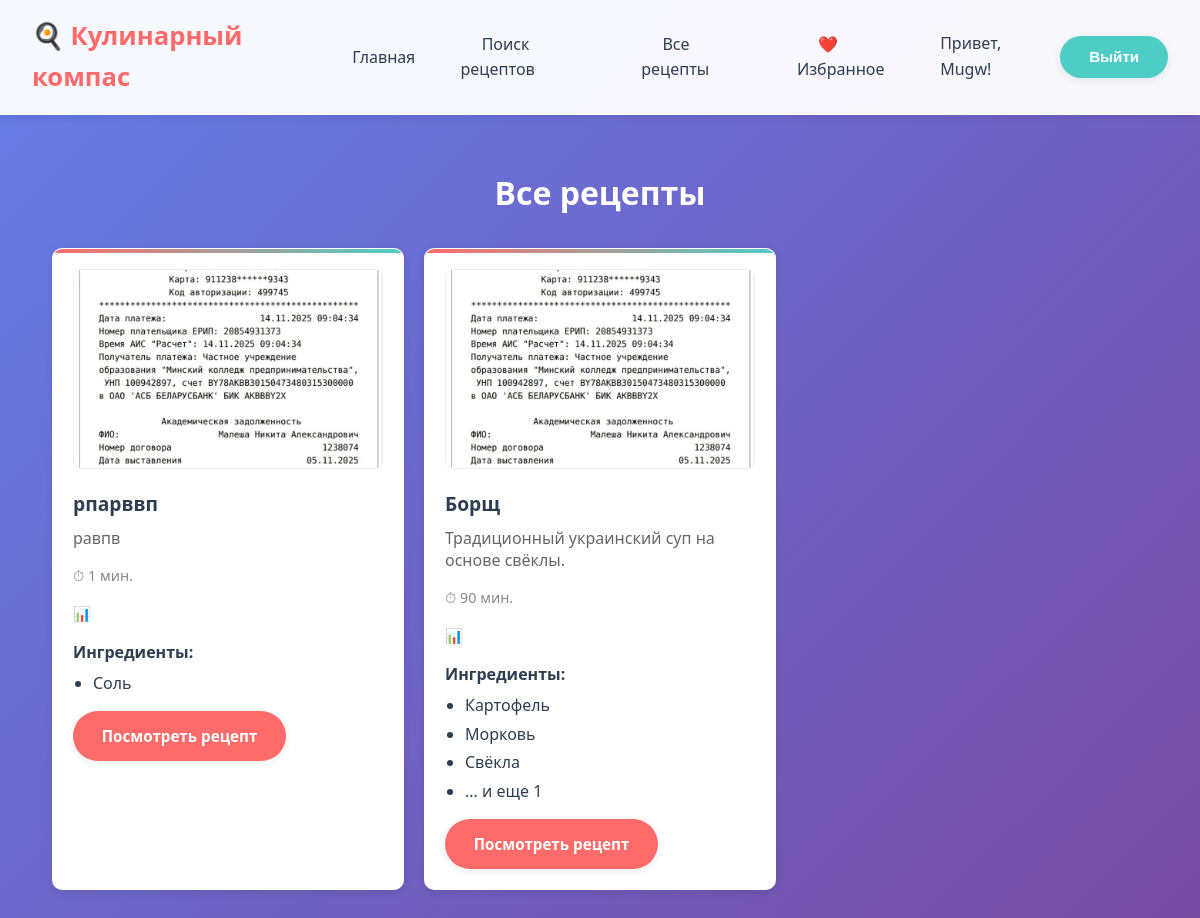
Page /recipes/ (signed in) on the committed database.
### recipes/models.py (models this page shows, shortened)
class Recipe(models.Model):
    title = models.CharField(max_length=200)
    ingredients = models.ManyToManyField(Ingredient)
    description = models.TextField()
    cooking_steps = models.TextField()
    cooking_time = models.PositiveIntegerField(help_text="В минутах")
    image = models.ImageField(upload_to='recipes/', blank=True, null=True)
    author = models.ForeignKey(User, on_delete=models.CASCADE)
    created_at = models.DateTimeField(auto_now_add=True)

class Ingredient(models.Model):
    name = models.CharField(max_length=100, unique=True)

### recipes/views.py (the view)
# urls.py: path('recipes/', views.all_recipes, name='all_recipes'),
def all_recipes(request):
    recipes = Recipe.objects.all().order_by('-created_at')
    return render(request, 'recipes/all_recipes.html', {'recipes': recipes})

### templates/recipes/all_recipes.html (shortened to what this page needs)
{% extends 'base.html' %}
{% load static %}
{% block extra_css %}
<link rel="stylesheet" href="{% static 'css/all_resipes.css' %}">
{% endblock %}
{% block content %}
<div class="all-recipes-container">
    <h1>Все рецепты</h1>
    {% if recipes %}
        <div class="recipes-grid">
            {% for recipe in recipes %}
            <div class="recipe-card">
                {% if recipe.image %}
                    <img src="{{ recipe.image.url }}" alt="{{ recipe.title }}" class="recipe-image">
                {% else %}
                    <div class="recipe-image-placeholder">Нет изображения</div>
                {% endif %}
                <div class="recipe-content">
                    <h3 class="recipe-title">{{ recipe.title }}</h3>
                    <p class="recipe-description">{{ recipe.description|truncatewords:20 }}</p>
                    <div class="recipe-meta">
                        <span class="cooking-time">⏱ {{ recipe.cooking_time }} мин.</span>
                        <span class="difficulty">📊 {{ recipe.get_difficulty_display }}</span>
                    </div>
                    <div class="recipe-ingredients">
                        <strong>Ингредиенты:</strong>
                        <ul>
                            {% for ingredient in recipe.ingredients.all|slice:":3" %}
                                <li>{{ ingredient.name }}</li>
                            {% endfor %}
                            {% if recipe.ingredients.count > 3 %}
                                <li>... и еще {{ recipe.ingredients.count|add:"-3" }}</li>
                            {% endif %}
                        </ul>
                    </div>
                    <a href="{% url 'recipe_detail' recipe.id %}" class="btn btn-primary">Посмотреть рецепт</a>
                </div>
            </div>
            {% endfor %}
        </div>
    {% else %}
        <div class="no-recipes">
            <p>Рецептов пока нет в базе данных.</p>
        </div>
    {% endif %}
</div>
{% endblock %}

### templates/base.html (shortened to what this page needs)
<!DOCTYPE html>
<html lang="ru">
<head>
    {% load static %}
    <link rel="stylesheet" href="{% static 'css/base.css' %}">
    <link rel="stylesheet" href="{% static 'css/forms.css' %}">
    {% block extra_css %}{% endblock %}
</head>
<body>
    <nav class="navbar">
        <div class="navbar-container">
            <a href="{% url 'home' %}" class="navbar-brand">🍳 Кулинарный компас</a>
            <ul class="navbar-nav">
                <li><a href="{% url 'home' %}">Главная</a></li>
                <li><a href="{% url 'recipe_search' %}">Поиск рецептов</a></li>
                <li><a href="{% url 'all_recipes' %}">Все рецепты</a></li>
                {% if user.is_authenticated %}
                    <li><a href="{% url 'favorite_recipes' %}">❤️ Избранное</a></li>
                {% endif %}
            </ul>
            <div class="user-info">
                {% if user.is_authenticated %}
                    <span>Привет, {{ user.username }}!</span>
                    <form method="post" action="{% url 'logout' %}" style="display:inline;">
  <button type="submit" class="btn btn-secondary">Выйти</button>
</form>
                {% else %}
                    <a href="{% url 'login' %}" class="btn btn-secondary">Войти</a>
                    <a href="{% url 'register' %}" class="btn">Регистрация</a>
                {% endif %}
            </div>
        </div>
    </nav>
    <div class="container">
        {% block content %}
        {% endblock %}
    </div>
</body>
</html>

### static/css/base.css (style rules this page uses)
:root { --primary-color: #ff6b6b; --primary-light: #ff8e8e; --secondary-color: #4ecdc4; --accent-color: #45b7d1; --text-dark: #2c3e50; --text-light: #7f8c8d; --bg-white: #ffffff; --bg-light: #f8f9fa; --shadow: 0 2px 10px rgba(0, 0, 0, 0.08); --shadow-hover: 0 4px 20px rgba(0, 0, 0, 0.12); --border-radius: 10px; --transition: all 0.2s ease; }
* { margin: 0; padding: 0; box-sizing: border-box; }
body { font-family: 'Segoe UI', Tahoma, Geneva, Verdana, sans-serif; line-height: 1.6; background: linear-gradient(135deg, #667eea 0%, #764ba2 100%); background-attachment: fixed; color: var(--text-dark); min-height: 100vh; }
.navbar { background: rgba(255, 255, 255, 0.95); backdrop-filter: blur(10px); border-bottom: 1px solid rgba(255, 255, 255, 0.3); padding: 1rem 2rem; position: sticky; top: 0; z-index: 1000; box-shadow: 0 2px 10px rgba(0, 0, 0, 0.1); }
.navbar-container { display: flex; justify-content: space-between; align-items: center; max-width: 1200px; margin: 0 auto; }
.navbar-brand { font-size: 1.6rem; font-weight: 700; color: var(--primary-color); text-decoration: none; display: flex; align-items: center; gap: 0.5rem; }
.navbar-nav { display: flex; list-style: none; gap: 1.5rem; align-items: center; }
.navbar-nav a { color: var(--text-dark); text-decoration: none; padding: 0.6rem 1.2rem; border-radius: 25px; transition: var(--transition); font-weight: 500; border: 2px solid transparent; }
.user-info { display: flex; align-items: center; gap: 1rem; }
.user-info span { color: var(--text-dark); font-weight: 500; }
.container { max-width: 1200px; margin: 2rem auto; padding: 0 2rem; }
.btn { display: inline-flex; align-items: center; gap: 0.5rem; padding: 0.8rem 1.8rem; background: var(--primary-color); color: white; text-decoration: none; border-radius: 25px; border: none; cursor: pointer; transition: var(--transition); font-weight: 600; font-size: 0.95rem; box-shadow: var(--shadow); }
.btn-secondary { background: var(--secondary-color); }
.recipe-card { background: var(--bg-white); border-radius: var(--border-radius); padding: 1.5rem; box-shadow: var(--shadow); transition: var(--transition); border: 1px solid rgba(255, 255, 255, 0.3); position: relative; overflow: hidden; }
.recipe-card::before { content: ''; position: absolute; top: 0; left: 0; right: 0; height: 4px; background: linear-gradient(90deg, var(--primary-color), var(--secondary-color)); }
.recipe-image { width: 100%; height: 200px; object-fit: cover; border-radius: 8px; margin-bottom: 1rem; border: 1px solid #eee; }
.recipe-title { font-size: 1.3rem; font-weight: 600; margin-bottom: 0.8rem; color: var(--text-dark); line-height: 1.3; }
.recipe-meta { color: var(--text-light); font-size: 0.9rem; margin-bottom: 1rem; display: flex; flex-direction: column; gap: 0.4rem; }

### static/css/all_resipes.css (style rules this page uses)
.all-recipes-container { max-width: 1200px; margin: 0 auto; padding: 20px; }
.all-recipes-container h1 { text-align: center; margin-bottom: 30px; color: #ffffff; }
.recipes-grid { display: grid; grid-template-columns: repeat(auto-fill, minmax(300px, 1fr)); gap: 20px; margin-top: 20px; }
.recipe-card { background: white; border-radius: 10px; padding: 20px; box-shadow: 0 2px 10px rgba(0,0,0,0.1); transition: transform 0.3s ease; }
.recipe-image { width: 100%; height: 200px; object-fit: cover; border-radius: 8px; margin-bottom: 15px; }
.recipe-title { margin-bottom: 10px; font-size: 1.2em; }
.recipe-description { color: #666; margin-bottom: 15px; line-height: 1.4; }
.recipe-meta { display: flex; gap: 15px; margin-bottom: 15px; font-size: 0.9em; color: #888; }
.recipe-ingredients { margin-bottom: 15px; }
.recipe-ingredients ul { margin: 5px 0; padding-left: 20px; }
.recipe-ingredients li { margin-bottom: 3px; }

### rows in the picture
Recipe: image (picture), title "рпарввп", description "равпв", cooking_time "1"
Ingredient: name "Соль"
Recipe: image (picture), title "Борщ", description "Традиционный украинский суп на основе свёклы.", cooking_time "90", ingredients.count|add "1"
Ingredient: name "Картофель"
Ingredient: name "Морковь"
Ingredient: name "Свёкла"

### other values in the picture
{{ user.username }} "Mugw"
